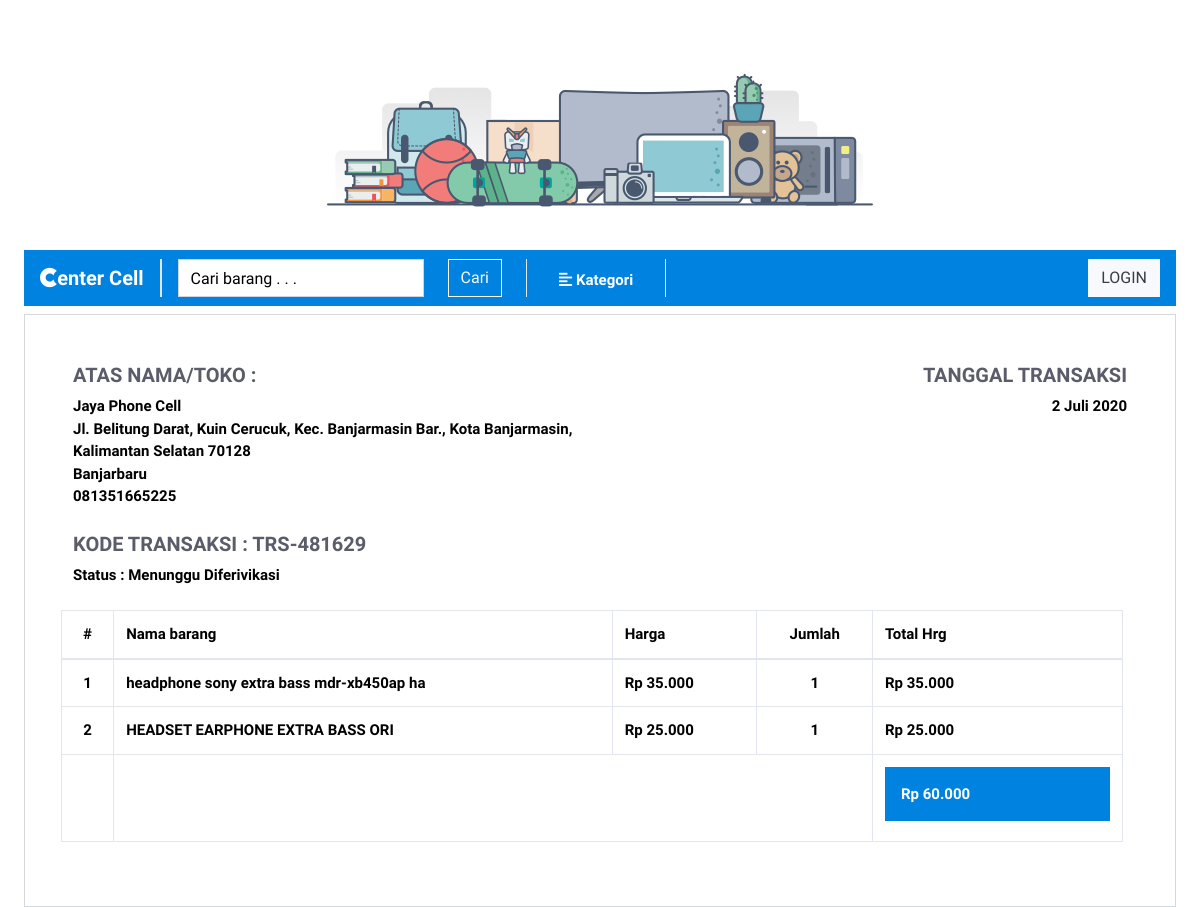
The app's page /index.php/riwayat_transaksi/detail/TRS-481629 with its own data.
### tables this page shows
CREATE TABLE `penjualan_dibayar` (
  `no` int(11) NOT NULL,
  `kode_transaksi` varchar(10) NOT NULL,
  `username` varchar(15) NOT NULL,
  `nama_toko` varchar(30) NOT NULL,
  `alamat` text NOT NULL,
  `kota` varchar(50) NOT NULL,
  `no_hp` varchar(12) NOT NULL,
  `tgl_pembayaran` date NOT NULL,
  `jumlah_pembayaran` varchar(8) NOT NULL,
  `an` varchar(50) NOT NULL,
  `metode_pembayaran` varchar(20) NOT NULL,
  `foto` text NOT NULL,
  `status_pembayaran` varchar(25) NOT NULL
);

CREATE TABLE `detail_penjualan` (
  `no_transaksi` int(11) NOT NULL,
  `kode_transaksi` varchar(10) NOT NULL,
  `tgl` timestamp NOT NULL DEFAULT current_timestamp(),
  `username` varchar(30) NOT NULL,
  `nama_brg` text NOT NULL,
  `hrg_jual` varchar(8) NOT NULL,
  `laba` varchar(8) NOT NULL,
  `jumlah_jual` varchar(3) NOT NULL,
  `total_harga` varchar(8) NOT NULL,
  `total_laba` varchar(8) NOT NULL
);

### application/controllers/riwayat_transaksi.php (called while the page is built, shortened)
<?php
class riwayat_transaksi extends CI_Controller{
	public function detail($kd_tr)
	{
		$where = array('kode_transaksi' => $kd_tr);
		$data['penjualan_dibayar'] = $this->model_public->data_penjualan($where, 'penjualan_dibayar')->result();
		$data['penjualan'] = $this->model_public->data_penjualan($where, 'penjualan')->result();
		$data['detail_penjualan'] = $this->model_public->data_penjualan($where, 'detail_penjualan')->result();
		$this->load->view('public/template/header');
		$this->load->view('public/detail_penjualan', $data);
		$this->load->view('public/template/footer');
	}
}

### index.php (called while the page is built, shortened)
<?php
require_once BASEPATH.'core/CodeIgniter.php';

### application/models/model_public.php (called while the page is built, shortened)
<?php
class model_public extends CI_Model{
	public function data_penjualan($where,$stable){
		return $this->db->get_where($stable,$where);
	}
}

### application/helpers/Dateindo_helper.php (called while the page is built)
<?php  if ( ! defined('BASEPATH')) exit('No direct script access allowed');
if ( ! function_exists('dateindo'))
{
 function dateindo($date) {
        if ($date=='0000-00-00')
        {
        	return $kosong='-';
        }
        else
        {
        	$bulanindo = array("Januari", "Februari", "Maret",
                           "April", "Mei", "Juni",
                           "Juli", "Agustus", "September",
                           "Oktober", "November", "Desember");
	        $tahun = substr($date, 0, 4);
	        $bulan = substr($date, 5, 2);
	        $tgl   = substr($date, 8, 2);
	        $result = (int)$tgl . " " . $bulanindo[(int)$bulan-1] . " ". $tahun;
	        return $result;
        }
	}
}

### application/views/public/detail_penjualan.php (the view)
<div class="container-fluid">
  <div class="card mt-2">
    <div class="card-body p-5">
      <?php foreach ($penjualan_dibayar as $pnj) : ?>
        <div class="row">
          <div class="col-12 col-md-6">
            <h5 class="text-uppercase"><strong class="text-dark">ATAS NAMA/TOKO : </strong></h5>
            <p class="mb-4">
              <strong class="text-gray-light"><?php echo ($pnj->nama_toko) ?></strong><br>
              <?php echo ($pnj->alamat) ?><br>
              <?php echo ($pnj->kota) ?><br>
              <?php echo ($pnj->no_hp) ?></p>
            <h5 class="text-uppercase"><strong class="text-dark">KODE TRANSAKSI : <?php echo ($pnj->kode_transaksi) ?></strong></h5>
            <p class="mb-4">Status : <?php echo ($pnj->status_pembayaran) ?></p>
          </div>
          <div class="col-12 col-md-6 text-md-right">
            <h5 class="text-uppercase"><strong class="text-dark">TANGGAL TRANSAKSI</strong></h5>
            <p class="mb-4"><?php echo dateindo($pnj->tgl_pembayaran) ?></p>
          </div>
        <?php endforeach; ?>
        <?php foreach ($penjualan as $pnj) : ?>
          <div class="row">
            <div class="col-12 col-md-6">
              <h5 class="text-uppercase"><strong class="text-dark">ATAS NAMA/TOKO : </strong></h5>
              <p class="mb-4">
                <strong class="text-gray-light"><?php echo ($pnj->nama_toko) ?></strong><br>
                <?php echo ($pnj->alamat) ?><br>
                <?php echo ($pnj->kota) ?><br>
                <?php echo ($pnj->no_hp) ?></p>
              <h5 class="text-uppercase"><strong class="text-dark">KODE TRANSAKSI : <?php echo ($pnj->kode_transaksi) ?></strong></h5>
              <p class="mb-4">Status : <?php echo ($pnj->status_pembayaran) ?></p>
            </div>
            <div class="col-12 col-md-6 text-md-right">
              <h5 class="text-uppercase"><strong class="text-dark">TANGGAL TRANSAKSI</strong></h5>
              <p class="mb-4"><?php echo dateindo($pnj->tgl_transaksi) ?></p>
            </div>
          <?php endforeach; ?>
          <table class="table mr-3 table table-hover table-bordered">
            <thead>
              <tr class="table-head">
                <th class="text-center">#</th>
                <th>Nama barang</th>
                <th>Harga</th>
                <th class="text-center">Jumlah</th>
                <th>Total Hrg</th>
              </tr>
            </thead>
            <?php
            $no = 1;
            foreach ($detail_penjualan as $detail_penjualan) : ?>
              <tr class="table-row">
                <td align="center"><?php echo $no++ ?> </td>
                <td><?php echo $detail_penjualan->nama_brg ?> </td>
                <td>Rp <?php echo number_format($detail_penjualan->hrg_jual, 0, ',', '.') ?> </td>
                <td align="center"><?php echo $detail_penjualan->jumlah_jual ?> </td>
                <td>Rp <?php echo number_format($detail_penjualan->total_harga, 0, ',', '.') ?> </td>
              </tr>
            <?php endforeach; ?>
            <tr>
              <td></td>
              <td colspan="3">
              </td>
              <td width="250">
                <div class="p-3 mb-2 bg-primary text-white">
                  Rp <?php echo number_format($pnj->jumlah_pembayaran, 0, ',', '.') ?></div>
              </td>
            </tr>
          </table>
          </div>
        </div>
    </div>

### records on screen
penjualan_dibayar: nama_toko "Jaya Phone Cell", alamat "Jl. Belitung Darat, Kuin Cerucuk, Kec. Banjarmasin Bar., Kota Banjarmasin, Kalimantan Selatan 70128", kota "Banjarbaru", no_hp "081351665225", kode_transaksi "TRS-481629", status_pembayaran "Menunggu Diferivikasi", tgl_pembayaran "2 Juli 2020", jumlah_pembayaran "60.000"
detail_penjualan: nama_brg "headphone sony extra bass mdr-xb450ap ha", hrg_jual "35.000", jumlah_jual "1", total_harga "35.000"
detail_penjualan: nama_brg "HEADSET EARPHONE EXTRA BASS ORI", hrg_jual "25.000", jumlah_jual "1", total_harga "25.000"
